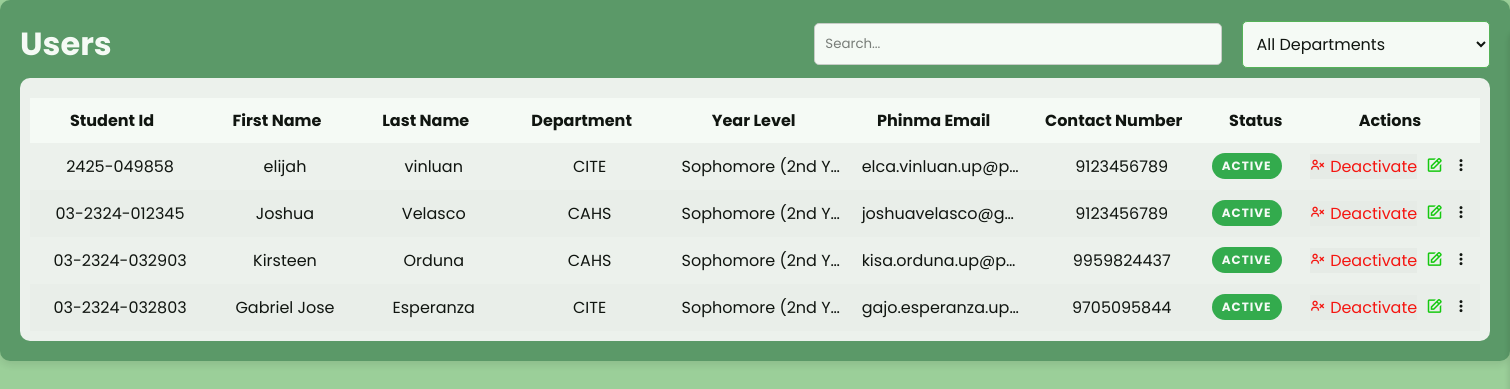
The page /users.php on the database its author committed.
### tables this page shows
CREATE TABLE `user` (
  `user_id` int(11) NOT NULL COMMENT 'Unique ID for each user.',
  `student_id` varchar(255) NOT NULL COMMENT 'Student ID "03-2324-xxxxxx"',
  `first_name` varchar(255) NOT NULL,
  `last_name` varchar(255) NOT NULL,
  `password` varchar(255) NOT NULL,
  `phinmaed_email` varchar(255) NOT NULL COMMENT 'PHINMA EMAIL',
  `year_level` varchar(255) NOT NULL,
  `department` varchar(100) NOT NULL COMMENT 'Course',
  `created_at` timestamp NOT NULL DEFAULT current_timestamp() ON UPDATE current_timestamp() COMMENT 'Registration date',
  `contact_number` bigint(15) NOT NULL COMMENT 'contact number',
  `status` tinyint(1) NOT NULL DEFAULT 1
);

### users.php (the view, shortened to what this page needs)
<?php
include 'db_config.php';?>
<!DOCTYPE html>
<html lang="en">
<head>
    <link rel="stylesheet" href="user.css">
    <link rel="stylesheet" href="global.css">
    <link href='https://unpkg.com/boxicons@2.1.1/css/boxicons.min.css' rel='stylesheet'>
</head>
<body>
<div class="container4">
    <div class="search-sort">
        <h1>Users</h1>
        <input type="text" id="search2" placeholder="Search...">
        <select id="userFilter" class="filter-attendance">
            <option value="">All Departments</option>
        </select>
    </div>
    <div class="table-container1">
        <table>
            <thead>
                <tr>
                    <th>Student Id<i class='bx bx-sort sort-icon'></i></th>
                    <th>First Name<i class='bx bx-sort sort-icon'></i></th>
                    <th>Last Name<i class='bx bx-sort sort-icon'></i></th>
                    <th>Department<i class='bx bx-sort sort-icon'></i></th>
                    <th>Year Level<i class='bx bx-sort sort-icon'></i></th>
                    <th>Phinma Email<i class='bx bx-sort sort-icon'></i></th>
                    <th>Contact Number<i class='bx bx-sort sort-icon'></i></th>
                    <th>Status</th>
                    <th>Actions</th>
                </tr>
            </thead>
            <tbody id="userTableBody">
                <?php
                $result = $conn->query("SELECT * FROM user ORDER BY user_id DESC");
                if ($result->num_rows > 0) {
                    while ($row = $result->fetch_assoc()) {
                        $status = isset($row['status']) && $row['status'] == 1 ? 'Active' : 'Deactivated';
                        $toggleStatus = $row['status'] == 1 ? 'Deactivate' : 'Activate';
                        $toggleClass = $row['status'] == 1 ? 'deactivate-btn' : 'activate-btn';
                        $toggleIcon = $row['status'] == 1 ? 'bx-user-x' : 'bx-user-check';
                        $statusClass = $row['status'] == 1 ? 'status-active' : 'status-deactivated';
                        echo "<tr>
                                <td>{$row['student_id']}</td>
                                <td>{$row['first_name']}</td>
                                <td>{$row['last_name']}</td>
                                <td>{$row['department']}</td>
                                <td>{$row['year_level']}</td>
                                <td>{$row['phinmaed_email']}</td>
                                <td>{$row['contact_number']}</td>
                                <td class='{$statusClass}'>{$status}</td>
                                <td>
                                    <form method='POST' class='toggle-status-form'>
                                        <input type='hidden' name='user_id' value='{$row['user_id']}'>
                                        <div class='actions_button'>
                                            <button type='submit' name='toggle_status' class='toggle-status-btn {$toggleClass}' onclick='return confirmToggleStatus(event, \"{$toggleStatus}\")'><i class='bx {$toggleIcon}'></i> {$toggleStatus}</button>
                                            <button type='button' class='edit-btn' onclick='editUser({$row['user_id']})'><i class='bx bx-edit'></i></button>
                                            <button type='button' class='three-dot-btn' onclick='seeMore({$row['user_id']})'><i class='bx bx-dots-vertical-rounded'></i></button>
                                            </div>
                                    </form>
                                </td>
                              </tr>";
                    }
                } else {
                    echo "<tr><td colspan='10'>No Registered User.</td></tr>";
                }
                ?>
            </tbody>
        </table>
    </div>
</body>
</html>

### user.css (style rules this page uses)
.table-container1 { width: 100%; height: 94%; overflow-y: auto; background: white; border-radius: 10px; padding: 10px; margin-top: 10px; }
.toggle-status-btn { cursor: pointer; font-size: 16px; border: none; }
.toggle-status-btn.deactivate-btn { color: red; }
.status-active { margin-top: 10px; display: inline-block; background-color: #28a745; color: #fff; padding: 4px 10px; border-radius: 50px; font-size: 12px; font-weight: bold; text-align: center; min-width: 60px; text-transform: uppercase; letter-spacing: 1px; }
.actions_button { display: flex; justify-content: space-between; align-items: center; width: 100%; }

### global.css (style rules this page uses)
* { margin: 0; padding: 0; box-sizing: border-box; font-family: 'Poppins', sans-serif; }
:root { --body-color: #f5f5f5; --sidebar-color: linear-gradient(180deg, #1E5128, #000000); --primary-color: #549462; --primary-color-light: #f5f5f5; --toggle-color: #9cb69b; --text-color: #9b9b9b; --table-text-color: #000000; --success-color: #4CAF50; --hover-success-color: #388E3C; --danger-color: #D32F2F; --danger-hover-color: #B71C1C; --edit-button-color: #07c900; --tran-02: all 0.2s ease; --tran-05: all 0.5s ease; --font-size-base: 1rem; --spacing-base: 1rem; }
body { background-color: #9BCF99; transition: var(--tran-05); overflow-x: hidden; font-size: var(--font-size-base); }
.filter-attendance { display: flex; align-items: center; background-color: white; border: 1px solid #4CAF50; padding: calc(var(--spacing-base) * 0.625); cursor: pointer; border-radius: 0.3125rem; font-size: calc(var(--font-size-base) * 1); gap: calc(var(--spacing-base) * 0.3125); width: 30%; }
.edit-btn { background: none; border: none; cursor: pointer; color: var(--edit-button-color); font-size: calc(var(--font-size-base) * 1.125); }
.three-dot-btn { background: none; border: none; cursor: pointer; color: var(--table-text-color); font-size: calc(var(--font-size-base) * 1.125); }
table { width: 100%; border-collapse: collapse; margin-top: calc(var(--spacing-base) * 0.625); }
thead { background-color: #ffffff; position: sticky; top: 0; z-index: 1; }
thead th, tbody td { padding: calc(var(--spacing-base) * 0.625); text-align: center; max-width: 150px; overflow: hidden; text-overflow: ellipsis; white-space: nowrap; }
thead th { cursor: pointer; }
body.dark thead th, tbody td { color: var(--table-text-color); }
tbody tr:nth-child(even) { background-color: #f2f2f2; }
.search-sort { display: flex; align-items: center; justify-content: space-between; border-radius: 0.625rem; }
.search-sort h1 { color: white; width: 100%; font-size: calc(var(--font-size-base) * 2); }
.search-sort input { width: 50%; padding: calc(var(--spacing-base) * 0.625); border: 1px solid #ccc; border-radius: 0.3125rem; margin-right: calc(var(--spacing-base) * 1.25); display: flex; }
.container, .container2, .container3, .container4 { width: 100%; height: 100%; margin: auto; padding: calc(var(--spacing-base) * 1.25); background-color: var(--primary-color); border-radius: 0.625rem; box-shadow: 0 4px 8px rgba(0, 0, 0, 0.1); opacity: 0.9; transition: var(--tran-05) ease; }
body.dark .container, .container2, .container3, .container4 { background: var(--primary-color); }
body.dark .table-container5,.table-container,.table-container1,.table-container3,.table-container4 { background: var(--body-color); }

### rows shown on the page
user: student "2425-049858", first_name "elijah", last_name "vinluan", department "CITE", year_level "Sophomore (2nd Y…", phinmaed_email "elca.vinluan.up@p…", contact_number "9123456789", status "ACTIVE", status "Deactivate"
user: student "03-2324-012345", first_name "Joshua", last_name "Velasco", department "CAHS", year_level "Sophomore (2nd Y…", phinmaed_email "joshuavelasco@g…", contact_number "9123456789", status "ACTIVE", status "Deactivate"
user: student "03-2324-032903", first_name "Kirsteen", last_name "Orduna", department "CAHS", year_level "Sophomore (2nd Y…", phinmaed_email "kisa.orduna.up@p…", contact_number "9959824437", status "ACTIVE", status "Deactivate"
user: student "03-2324-032803", first_name "Gabriel Jose", last_name "Esperanza", department "CITE", year_level "Sophomore (2nd Y…", phinmaed_email "gajo.esperanza.up…", contact_number "9705095844", status "ACTIVE", status "Deactivate"
